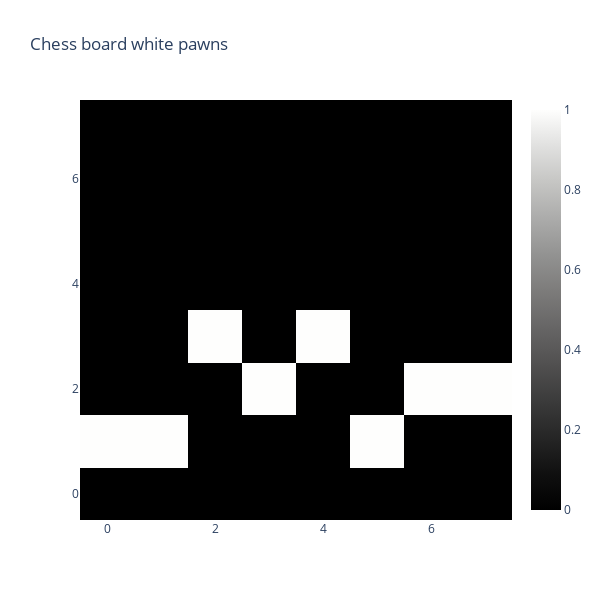

Here is the notebook cell this chart was saved with:
### Code cell
# Mapping of chess pieces to integers
PIECE_TO_INT = {
    chess.PAWN: 1,
    chess.KNIGHT: 2,
    chess.BISHOP: 3,
    chess.ROOK: 4,
    chess.QUEEN: 5,
    chess.KING: 6,
}

INT_TO_CHAR = {
    -6: "k",
    -5: "q",
    -4: "r",
    -3: "b",
    -2: "n",
    -1: "p",
    0: ".",
    1: "P",
    2: "N",
    3: "B",
    4: "R",
    5: "Q",
    6: "K",
}

# Mapping of integers to chess pieces
PIECE_TO_ONE_HOT_MAPPING = {-6: 0, -5: 1, -4: 2, -3: 3, -2: 4, -1: 5, 0: 6, 1: 7, 2: 8, 3: 9, 4: 10, 5: 11, 6: 12}

blank_index = PIECE_TO_ONE_HOT_MAPPING[0]
white_pawn_index = PIECE_TO_ONE_HOT_MAPPING[1]
black_king_index = PIECE_TO_ONE_HOT_MAPPING[-6]

def plot_board_state(board_state: torch.Tensor, clip_size: int = 200):
    # color scale: Black for -1, Gray for 0, White for 1
    # colorscale = [[0.0, 'black'], [0.5, 'gray'], [1.0, 'white']]
    colorscale = 'gray'
    board_state = np.clip(board_state.numpy(), -clip_size, clip_size)

    # Create heatmap
    heatmap = go.Heatmap(z=board_state, colorscale=colorscale)
    return heatmap

heatmap = plot_board_state(move_of_interest_state_one_hot[:, :, white_pawn_index])

# Define the layout
layout = go.Layout(
    title="Chess board white pawns",
    xaxis=dict(ticks='', nticks=8),
    yaxis=dict(ticks='', nticks=8),
    autosize=False,
    width=600,
    height=600
)

# Create figure and plot
fig = go.Figure(data=[heatmap], layout=layout)
fig.show()

### Figure 1 — Plotly figure (JSON) as saved in the notebook; plotly's stock layout.template omitted (floating-point values rounded to 4 significant figures)
{"data": [{"colorscale": [[0, "rgb(0, 0, 0)"], [0.09091, "rgb(16, 16, 16)"], [0.1818, "rgb(38, 38, 38)"], [0.2727, "rgb(59, 59, 59)"], [0.3636, "rgb(81, 80, 80)"], [0.4545, "rgb(102, 101, 101)"], [0.5455, "rgb(124, 123, 122)"], [0.6364, "rgb(146, 146, 145)"], [0.7273, "rgb(171, 171, 170)"], [0.8182, "rgb(197, 197, 195)"], [0.9091, "rgb(224, 224, 223)"], [1, "rgb(254, 254, 253)"]], "type": "heatmap", "z": [[0, 0, 0, 0, 0, 0, 0, 0], [1, 1, 0, 0, 0, 1, 0, 0], [0, 0, 0, 1, 0, 0, 1, 1], [0, 0, 1, 0, 1, 0, 0, 0], [0, 0, 0, 0, 0, 0, 0, 0], [0, 0, 0, 0, 0, 0, 0, 0], [0, 0, 0, 0, 0, 0, 0, 0], [0, 0, 0, 0, 0, 0, 0, 0]]}], "layout": {"autosize": false, "height": 600, "title": {"text": "Chess board white pawns"}, "width": 600, "xaxis": {"nticks": 8, "ticks": ""}, "yaxis": {"nticks": 8, "ticks": ""}}}
